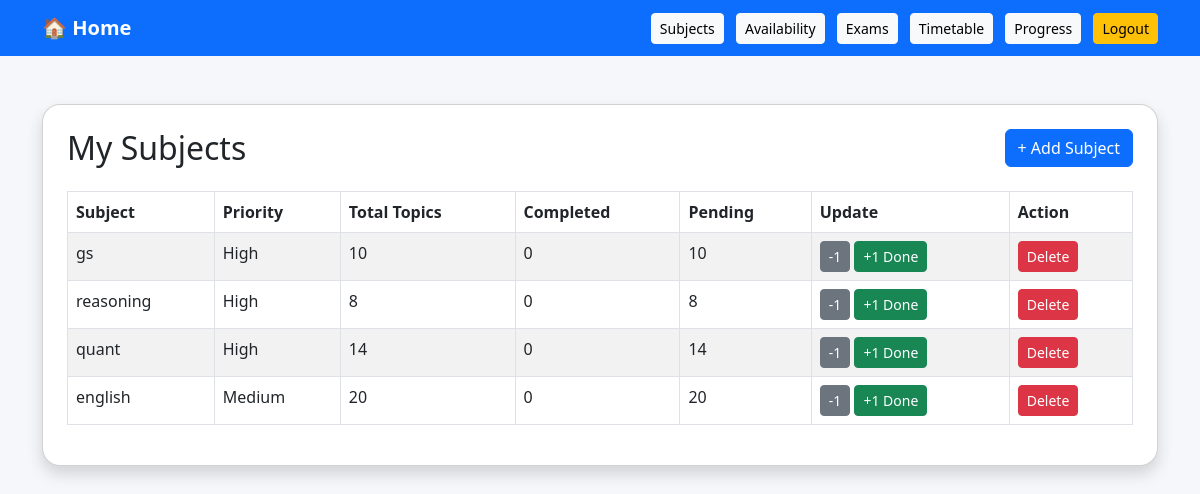
Page /subjects/ (signed in) on the committed database.
### planner/models.py (models this page shows, shortened)
class Subject(models.Model):
    PRIORITY_CHOICES = [
        ('High', 'High'),
        ('Medium', 'Medium'),
        ('Low', 'Low'),
    ]
    user = models.ForeignKey(User, on_delete=models.CASCADE)
    name = models.CharField(max_length=100)
    priority = models.CharField(max_length=10, choices=PRIORITY_CHOICES)
    total_topics = models.IntegerField(default=0)
    completed_topics = models.IntegerField(default=0)
    created_at = models.DateTimeField(auto_now_add=True)
    def pending_topics(self):
        pending = self.total_topics - self.completed_topics
        return pending if pending > 0 else 0

### planner/views.py (the view)
# urls.py: path('subjects/', views.subject_list, name='subject_list'),
@login_required
def subject_list(request):
    subjects = Subject.objects.filter(user=request.user).order_by('-created_at')
    return render(request, 'planner/subject_list.html', {'subjects': subjects})

### planner/templates/planner/subject_list.html (shortened to what this page needs)
<!DOCTYPE html>
<html>
<head>
    <link href="https://cdn.jsdelivr.net/npm/bootstrap@5.3.0/dist/css/bootstrap.min.css" rel="stylesheet">
</head>
<body style="background-color: #f5f7fb;">
<nav class="navbar navbar-expand-lg navbar-dark bg-primary">
    <div class="container">
        <a class="navbar-brand fw-bold" href="/dashboard/">🏠 Home</a>
        <div class="ms-auto">
            <a href="/subjects/" class="btn btn-light btn-sm me-2">Subjects</a>
            <a href="/availability/" class="btn btn-light btn-sm me-2">Availability</a>
            <a href="/exams/" class="btn btn-light btn-sm me-2">Exams</a>
            <a href="/weekly-timetable/" class="btn btn-light btn-sm me-2">Timetable</a>
            <a href="/progress-report/" class="btn btn-light btn-sm me-2">Progress</a>
            <a href="/logout/" class="btn btn-warning btn-sm">Logout</a>
        </div>
    </div>
</nav>
<div class="container mt-5">
    <div class="card shadow p-4" style="border-radius: 18px;">
        <div class="d-flex justify-content-between align-items-center mb-4">
            <h2 class="mb-0">My Subjects</h2>
            <a href="/subjects/add/" class="btn btn-primary">+ Add Subject</a>
        </div>
        {% if subjects %}
            <table class="table table-bordered table-striped">
                <thead>
                    <tr>
                        <th>Subject</th>
                        <th>Priority</th>
                        <th>Total Topics</th>
                        <th>Completed</th>
                        <th>Pending</th>
                        <th>Update</th>
                        <th>Action</th>
                    </tr>
                </thead>
                <tbody>
                    {% for subject in subjects %}
                    <tr>
                        <td>{{ subject.name }}</td>
                        <td>{{ subject.priority }}</td>
                        <td>{{ subject.total_topics }}</td>
                        <td>{{ subject.completed_topics }}</td>
                        <td>{{ subject.pending_topics }}</td>
                        <td>
                            <a href="/subjects/decrement/{{ subject.id }}/" class="btn btn-secondary btn-sm">-1</a>
                            <a href="/subjects/increment/{{ subject.id }}/" class="btn btn-success btn-sm">+1 Done</a>
                        </td>
                        <td>
                            <a href="/subjects/delete/{{ subject.id }}/" class="btn btn-danger btn-sm">Delete</a>
                        </td>
                    </tr>
                    {% endfor %}
                </tbody>
            </table>
        {% else %}
            <p>No subjects added yet.</p>
        {% endif %}
    </div>
</div>
</body>
</html>

### rows in the picture
Subject: name "gs", priority "High", total_topics "10", completed_topics "0", pending_topics "10"
Subject: name "reasoning", priority "High", total_topics "8", completed_topics "0", pending_topics "8"
Subject: name "quant", priority "High", total_topics "14", completed_topics "0", pending_topics "14"
Subject: name "english", priority "Medium", total_topics "20", completed_topics "0", pending_topics "20"
